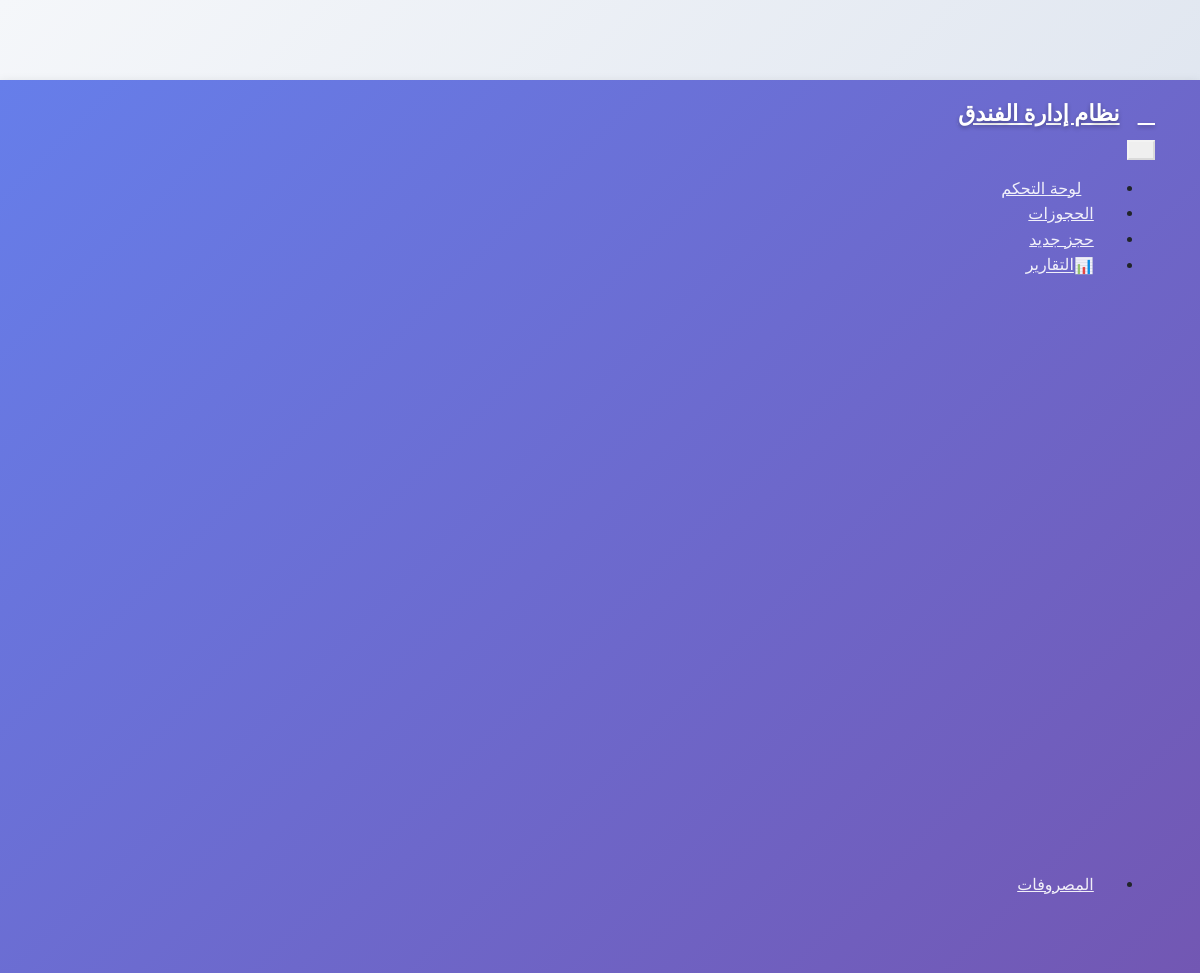
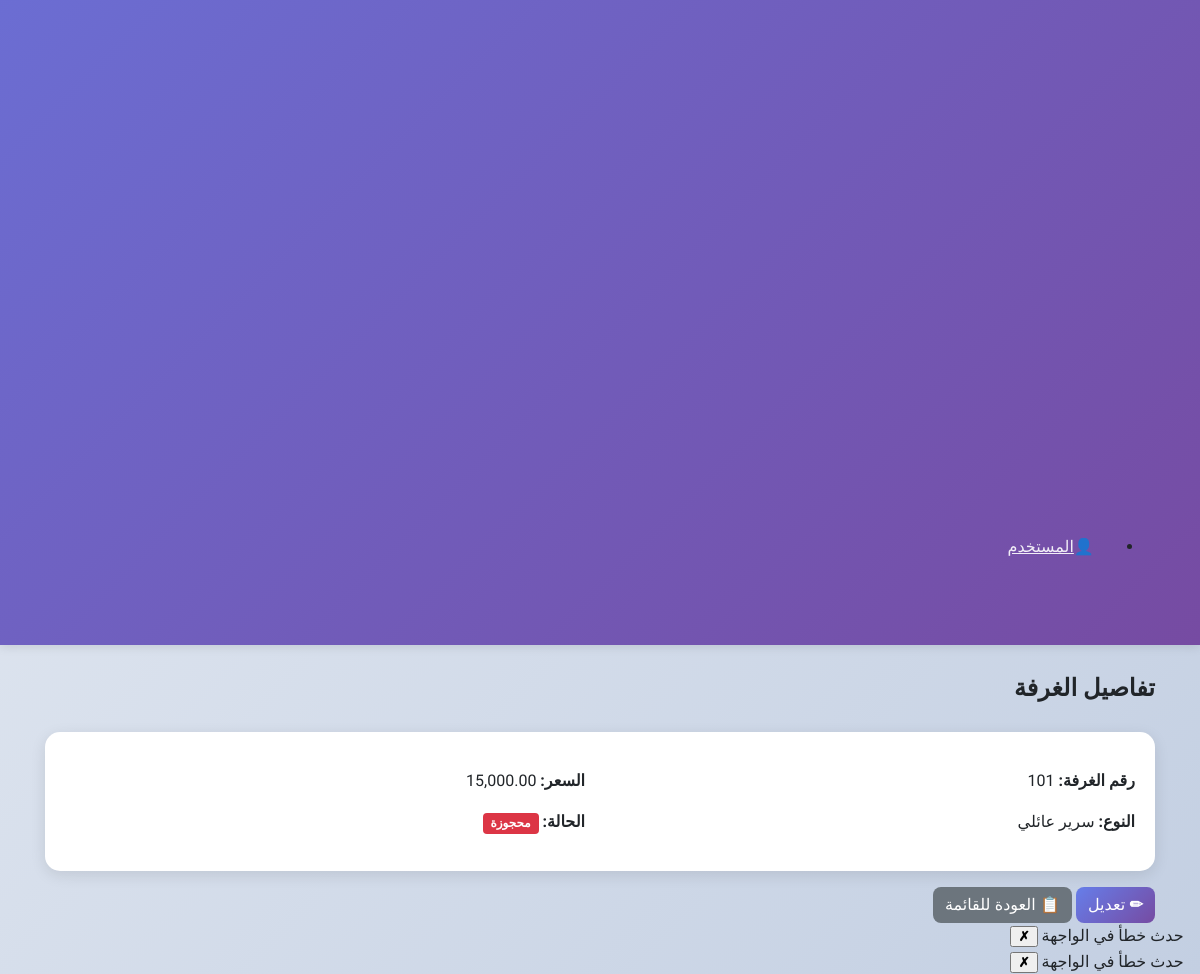
Page /admin/rooms/view.php?room_number=101 (signed in) on the committed database (2 pictures, top to bottom).
### tables this page shows
CREATE TABLE `rooms` (
  `room_number` varchar(10) NOT NULL,
  `type` varchar(50) NOT NULL,
  `price` decimal(10,2) NOT NULL,
  `status` enum('شاغرة','محجوزة') NOT NULL DEFAULT 'شاغرة' COMMENT 'حالة الغرفة'
);

### admin/rooms/view.php (the view, shortened to what this page needs)
<?php
include_once '../../includes/db.php';
$room_number = urldecode($_GET['room_number']);
$stmt = $conn->prepare("SELECT * FROM rooms WHERE room_number = ?");
$stmt->bind_param("s", $room_number);
$stmt->execute();
$result = $stmt->get_result();
$room = $result->fetch_assoc();
include_once '../../includes/header.php';
?>
<div class="container mt-4">
    <h2 class="mb-4">تفاصيل الغرفة</h2>
    <div class="card">
        <div class="card-body">
            <div class="row">
                <div class="col-md-6">
                    <p><strong>رقم الغرفة:</strong> <?= htmlspecialchars($room['room_number']) ?></p>
                    <p><strong>النوع:</strong> <?= htmlspecialchars($room['type']) ?></p>
                </div>
                <div class="col-md-6">
                    <p><strong>السعر:</strong> <?= number_format($room['price'], 2) ?> </p>
                    <p><strong>الحالة:</strong>
                        <span class="badge <?= [
                            'شاغرة' => 'bg-success',
                            'محجوزة' => 'bg-danger',
                            'صيانة' => 'bg-warning text-dark'
                        ][$room['status']] ?? 'bg-secondary' ?>">
                            <?= htmlspecialchars($room['status']) ?>
                        </span>
                    </p>
                </div>
            </div>
        </div>
    </div>
    <div class="mt-3">
        <a href="edit.php?room_number=<?= urlencode($room['room_number']) ?>" class="btn btn-primary">
            <i class="fas fa-edit"></i> تعديل
        </a>
        <a href="list.php" class="btn btn-secondary">
            <i class="fas fa-list"></i> العودة للقائمة
        </a>
    </div>
</div>
<?php include_once '../../includes/footer.php'; ?>

### assets/css/dashboard.css (style rules this page uses)
:root { --available: #28a745; --occupied: #dc3545; --primary: #3498db; --dark: #2c3e50; --light-gray: #f8f9fa; --white: #ffffff; --border-radius: 15px; --box-shadow: 0 4px 12px rgba(0, 0, 0, 0.1); --transition: all 0.3s cubic-bezier(0.4, 0, 0.2, 1); }
body { background-color: var(--light-gray); font-family: "Tajawal", sans-serif; margin: 0; padding: 0; overflow-x: hidden; }

### assets/css/arabic-support.css (style rules this page uses)
html { direction: rtl; lang: ar; }
body { font-family: "Tajawal", "Tajawal-Local", "Arial", sans-serif; direction: rtl; text-align: right; font-size: 16px; line-height: 1.6; -webkit-font-smoothing: antialiased; -moz-osx-font-smoothing: grayscale; }
.btn { font-family: "Tajawal", sans-serif; font-weight: 500; }
.card { direction: rtl; text-align: right; }

### includes/header.php (style rules this page uses)
body { font-family: 'Tajawal', sans-serif; background: linear-gradient(135deg, #f5f7fa 0%, #c3cfe2 100%); margin: 0; padding-top: 80px; direction: rtl; text-align: right; min-height: 100vh; }
* { font-family: 'Tajawal', sans-serif; }
.btn { border-radius: 8px; font-weight: 500; transition: all 0.3s ease; border: none; }
.btn-primary { background: linear-gradient(135deg, #667eea 0%, #764ba2 100%); }
.card { border: none; border-radius: 15px; box-shadow: 0 4px 15px rgba(0,0,0,0.1); transition: all 0.3s ease; }

### rows in the picture
rooms: room_number "101", type "سرير عائلي", price "15,000.00", status "محجوزة"
